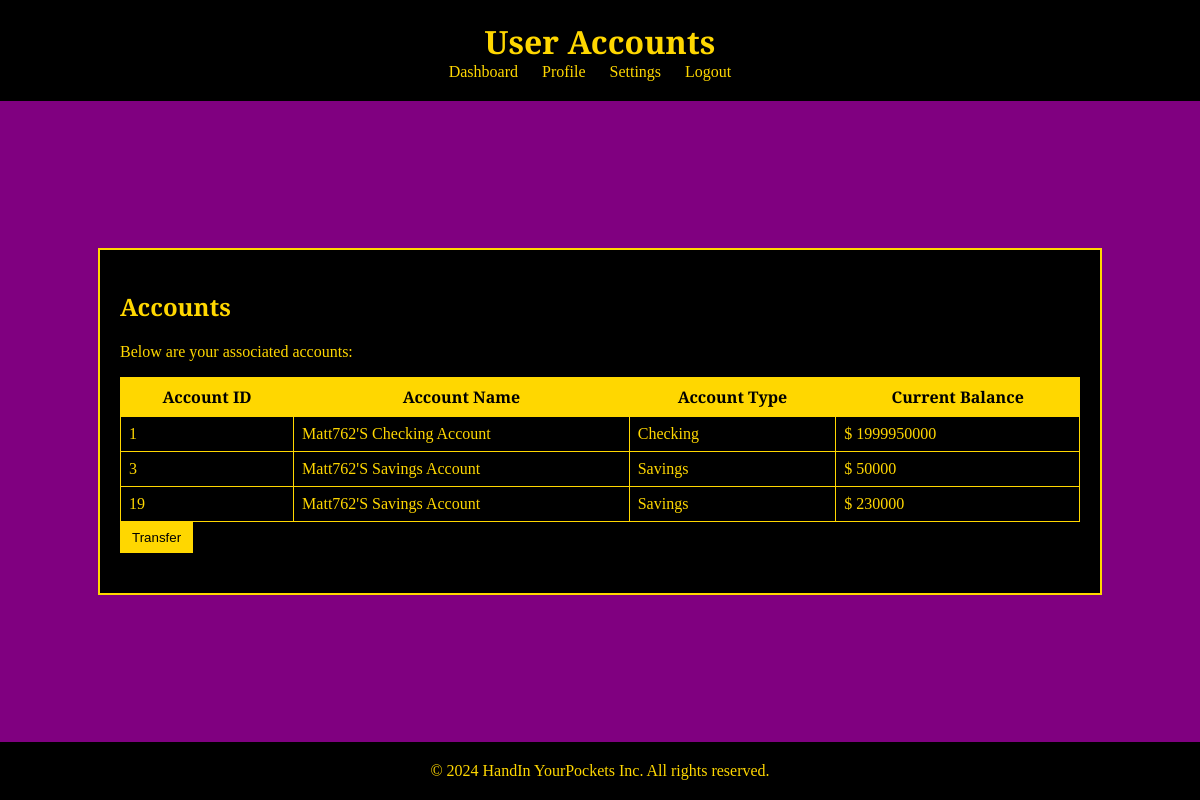
The app's page /view_accounts/1 (signed in) with its own data.
### tables this page shows
CREATE TABLE "accounts" (
    account_id INTEGER PRIMARY KEY NOT NULL,
    user_id INTEGER NOT NULL,
    username VARCHAR(255) NOT NULL,
    account_name VARCHAR(255) NOT NULL,
    accountType VARCHAR(50) NOT NULL CHECK (accountType IN ('checking', 'savings')),
    current_balance DECIMAL(10, 2) NOT NULL,
    CONSTRAINT fk_user_id FOREIGN KEY (user_id) REFERENCES users(user_id),
    CONSTRAINT fk_username FOREIGN KEY (username) REFERENCES users(username)
);

### app.py (the view)
@app.route('/view_accounts/<int:user_id>')
def view_accounts(user_id):
    if 'user_id' not in session:
        flash('Please log in to view your accounts.', 'error')
        return redirect(url_for('login'))
    current_user_id = session['user_id']
    accounts = query_accounts_from_database(user_id)
    return render_template('showaccounts.html', accounts=accounts, user_id=user_id)

### app.py (called while the page is built)
@app.after_request
def add_no_cache_headers(response):
    response.headers['Cache-Control'] = 'no-cache, no-store, must-revalidate'
    response.headers['Pragma'] = 'no-cache'
    response.headers['Expires'] = '0'
    return response

@app.teardown_appcontext
def close_connection(exception):
    db = getattr(g, 'FMS.db', None)
    if db is not None:
        db.close()

def get_db():
    db = getattr(g, 'FMS.db', None)
    if db is None:
        db = g._database = sqlite3.connect(app.config['DATABASE'])
        db.row_factory = sqlite3.Row
    return db

def query_accounts_from_database(user_id):
    db = get_db()
    cursor = db.cursor()
    cursor.execute("SELECT * FROM accounts WHERE user_id = ?", (user_id,))
    return cursor.fetchall()

### templates/showaccounts.html (shortened to what this page needs)
<!DOCTYPE html>
<html lang="en">
<head>
</head>
<body>
    <header>
        <h1>User Accounts</h1>
        <nav>
            <ul>
                <li><a href="/dashboard/{{ user_id }}">Dashboard</a></li>
                <li><a href="#">Profile</a></li>
                <li><a href="#">Settings</a></li>
                <li><a href="/logout">Logout</a></li>
            </ul>
        </nav>
    </header>
    <main>
        <section>
            <h2>Accounts</h2>
            <p>Below are your associated accounts:</p>
            <table>
                <thead>
                    <tr>
                        <th>Account ID</th>
                        <th>Account Name</th>
                        <th>Account Type</th>
                        <th>Current Balance</th>
                    </tr>
                </thead>
                <tbody>
                    {% for account in accounts %}
                    <tr>
                        <td>{{ account.account_id }}</td>
                        <td>{{ account.account_name }}</td>
                        <td>{{ account.accountType }}</td>
                        <td>$ {{ account.current_balance }}</td>
                    </tr>
                    {% endfor %}
                </tbody>
            </table>
            <button class="transfer-button" id="transferButton">Transfer</button>
        </section>
    </main>
    <footer>
        <p>&copy; 2024 HandIn YourPockets Inc. All rights reserved.</p>
    </footer>
</body>
</html>

### templates/showaccounts.html (style rules this page uses)
body { font-family: 'Libre Baskerville', serif; margin: 0; padding: 0; box-sizing: border-box; background-color: purple; color: white; display: flex; flex-direction: column; height: 100vh; }
header, footer { background-color: black; color: gold; padding: 20px; text-align: center; }
header h1, footer p { margin: 0; }
nav ul { list-style-type: none; padding: 0; margin: 0; text-align: center; }
nav ul li { display: inline; margin-right: 20px; }
nav ul li a { text-decoration: none; color: gold; }
main { flex: 1; display: flex; justify-content: center; align-items: center; }
section { background-color: black; color: gold; padding: 20px; width: 80%; max-height: 80%; overflow: auto; border: 2px solid gold; margin: auto; }
table { width: 100%; border-collapse: collapse; }
th, td { border: 1px solid gold; padding: 8px; }
th { background-color: gold; color: black; }
.transfer-button { background-color: gold; color: black; border: none; padding: 8px 12px; cursor: pointer; margin-bottom: 20px; }
table td { text-transform: capitalize; }

### records on screen
accounts: account_id "1", account_name "Matt762's Checking Account", accountType "Checking", current_balance "1999950000"
accounts: account_id "3", account_name "Matt762's Savings Account", accountType "Savings", current_balance "50000"
accounts: account_id "19", account_name "Matt762's Savings Account", accountType "Savings", current_balance "230000"
